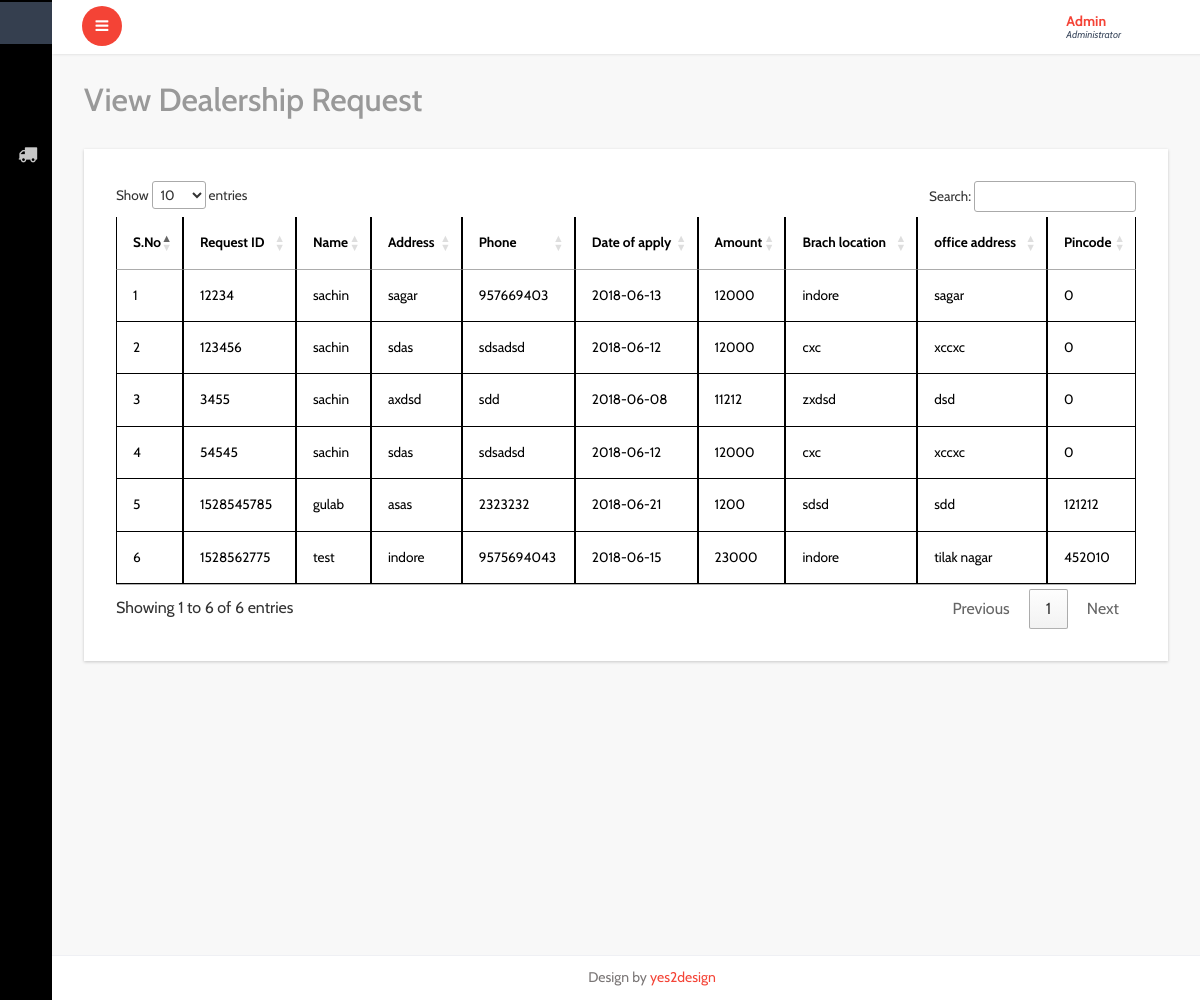
Screenshot of /admin/view_dealerrequest.php (signed in) with the database file from the repository.
### tables this page shows
CREATE TABLE `dearship_request` (
  `id` int(11) NOT NULL,
  `name` text NOT NULL,
  `address` text NOT NULL,
  `phone` text NOT NULL,
  `applydate` date NOT NULL,
  `amount` int(100) NOT NULL,
  `branch_location` text NOT NULL,
  `office` text NOT NULL,
  `pincode` int(20) NOT NULL,
  `reqid` text NOT NULL
);

### admin/view_dealerrequest.php (the view, shortened to what this page needs)
<?php
include('header.php');
include('sidebar.php');
include('../connection.php');
?>
<link rel="stylesheet" href="http://cdn.datatables.net/1.10.2/css/jquery.dataTables.min.css"></style>
<div id="page-wrapper">
  <div class="graphs">
    <h3 class="blank1">View Dealership Request</h3>
    <div class="xs tabls">
      <div class="bs-example4" data-example-id="contextual-table">
        <table class="table table-hover" id="example" class="display" width="100%" cellspacing="0">
          <thead>
            <tr>
            <th>S.No</th>
              <th>Request ID</th>
              <th>Name</th>
              <th>Address</th>
              <th>Phone</th>
              <th>Date of apply</th>
              <th>Amount</th>
              <th>Brach location</th>
              <th>office address</th>
              <th>Pincode</th>
            </tr>
          </thead>
          <tbody>
          <?php
            $sql="Select * from dearship_request";
            $res=mysqli_query($conn,$sql);
            $i=1;
            while($ros=mysqli_fetch_array($res))
            {
              ?>
          <tr>
            <td><?php echo $i++;?></td>
            <td><?php echo $ros['reqid'];?></td>
            <td><?php echo $ros['name'];?></td>
            <td><?php echo $ros['address'];?></td>
            <td><?php echo $ros['phone'];?></td>
            <td><?php echo $ros['applydate'];?></td>
            <td><?php echo $ros['amount'];?></td>
            <td><?php echo $ros['branch_location'];?></td>
            <td><?php echo $ros['office'];?></td>
            <td><?php echo $ros['pincode'];?></td>
          </tr>
          <?php
        }
        ?>
          </tbody>
        </table>
      </div>
    </div>
  </div>
</div>
<?php
include('footer.php');
?>

### admin/header.php (shortened to what this page needs)
<!DOCTYPE HTML>
<html>
<head>
<link href="css/bootstrap.min.css" rel='stylesheet' type='text/css' />
<link href="css/style.css" rel='stylesheet' type='text/css' />
<link href="css/font-awesome.css" rel="stylesheet">
<link rel="stylesheet" href="css/icon-font.min.css" type='text/css' />
<link href="css/animate.css" rel="stylesheet" type="text/css" media="all">
</head>

### admin/sidebar.php (shortened to what this page needs)
<html>
<body  class="sticky-header left-side-collapsed" onload="initMap()" >
  <section>
      <div class="left-side sticky-left-side">
      <div class="left-side-inner">
        <ul class="nav nav-pills nav-stacked custom-nav">
          <?php
            if($_SESSION['user']=='admin')
            {
              ?>
         <li class="active"><a href="home.php"><i class="lnr lnr-home"></i><span>Dashboard</span></a></li>
          <li class="menu-list">
            <a href="#"><i class="lnr lnr-users"></i>
              <span>Employee</span></a>
          </li>
              <li class="menu-list">
            <a href="#"><i class="lnr lnr-map-marker"></i>
              <span>Branch</span></a>
          </li>
           <li class="menu-list">
            <a href="#"><i class="fa fa-truck"></i>
              <span>Courier</span></a>
          </li>
          <?php
        }
          ?>
        </ul>
      </div>
    </div>
<div class="main-content">
  <div class="header-section">
    <a class="toggle-btn  menu-collapsed"><i class="fa fa-bars"></i></a>
    <div class="menu-right">
      <div class="user-panel-top">
        <div class="profile_details">
          <ul>
            <li class="dropdown profile_details_drop">
              <a href="#" class="dropdown-toggle" data-toggle="dropdown" aria-expanded="false">
                <div class="profile_img">
                  <div class="user-name">
                    <p>Admin<span>Administrator</span></p>
                  </div>
                  <i class="lnr lnr-chevron-down"></i>
                  <div class="clearfix"></div>
                </div>
              </a>
            </li>
            <div class="clearfix"> </div>
          </ul>
        </div>
        <div class="clearfix"></div>
      </div>
    </div>
  </div>
</body>
</html>

### admin/footer.php (shortened to what this page needs)
<footer>
  <p> Design by <a href="#">yes2design</a></p>
</footer>
</body>
</html>

### rows the page displays
dearship_request: reqid "12234", name "sachin", address "sagar", phone "957669403", applydate "2018-06-13", amount "12000", branch_location "indore", office "sagar", pincode "0"
dearship_request: reqid "123456", name "sachin", address "sdas", phone "sdsadsd", applydate "2018-06-12", amount "12000", branch_location "cxc", office "xccxc", pincode "0"
dearship_request: reqid "3455", name "sachin", address "axdsd", phone "sdd", applydate "2018-06-08", amount "11212", branch_location "zxdsd", office "dsd", pincode "0"
dearship_request: reqid "54545", name "sachin", address "sdas", phone "sdsadsd", applydate "2018-06-12", amount "12000", branch_location "cxc", office "xccxc", pincode "0"
dearship_request: reqid "1528545785", name "gulab", address "asas", phone "2323232", applydate "2018-06-21", amount "1200", branch_location "sdsd", office "sdd", pincode "121212"
dearship_request: reqid "1528562775", name "test", address "indore", phone "9575694043", applydate "2018-06-15", amount "23000", branch_location "indore", office "tilak nagar", pincode "452010"
